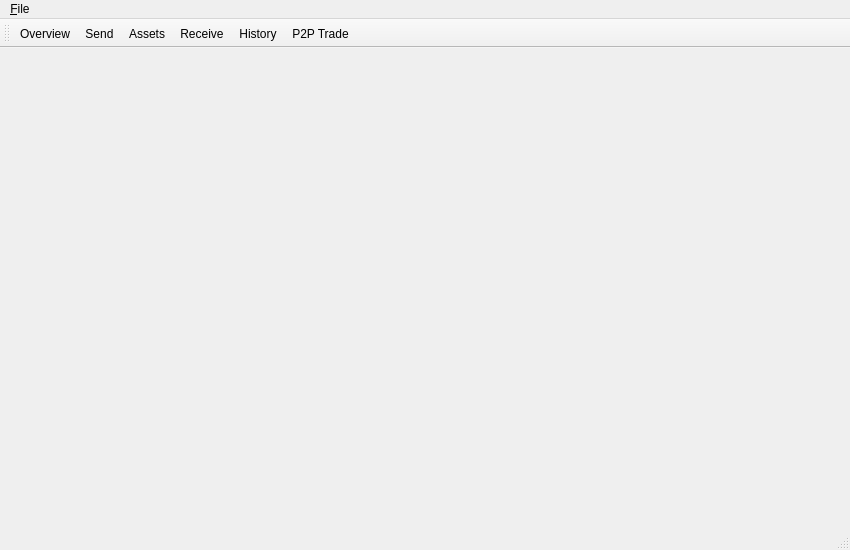
<?xml version="1.0" encoding="UTF-8"?>
<ui version="4.0">
 <class>MainWindow</class>
 <widget class="QMainWindow" name="MainWindow">
  <property name="geometry">
   <rect>
    <x>0</x>
    <y>0</y>
    <width>850</width>
    <height>550</height>
   </rect>
  </property>
  <property name="windowTitle">
   <string>ngcccbase-gui</string>
  </property>
  <widget class="QWidget" name="centralwidget">
   <layout class="QVBoxLayout" name="topLayout">
    <item>
     <widget class="QStackedWidget" name="stackedWidget"/>
    </item>
   </layout>
  </widget>
  <widget class="QMenuBar" name="menubar">
   <property name="geometry">
    <rect>
     <x>0</x>
     <y>0</y>
     <width>850</width>
     <height>21</height>
    </rect>
   </property>
   <widget class="QMenu" name="menuFile">
    <property name="title">
     <string>&amp;File</string>
    </property>
    <addaction name="actionRescan"/>
    <addaction name="separator"/>
    <addaction name="actionExit"/>
   </widget>
   <addaction name="menuFile"/>
  </widget>
  <widget class="QStatusBar" name="statusbar"/>
  <widget class="QToolBar" name="toolBar">
   <property name="windowTitle">
    <string>toolBar</string>
   </property>
   <property name="iconSize">
    <size>
     <width>40</width>
     <height>40</height>
    </size>
   </property>
   <property name="toolButtonStyle">
    <enum>Qt::ToolButtonTextBesideIcon</enum>
   </property>
   <property name="floatable">
    <bool>false</bool>
   </property>
   <attribute name="toolBarArea">
    <enum>TopToolBarArea</enum>
   </attribute>
   <attribute name="toolBarBreak">
    <bool>false</bool>
   </attribute>
   <addaction name="actionGotoOverview"/>
   <addaction name="actionGotoSendcoins"/>
   <addaction name="actionGotoAssets"/>
   <addaction name="actionGotoReceive"/>
   <addaction name="actionGotoHistory"/>
   <addaction name="actionP2PTrade"/>
  </widget>
  <action name="actionGotoOverview">
   <property name="checkable">
    <bool>true</bool>
   </property>
   <property name="checked">
    <bool>false</bool>
   </property>
   <property name="icon">
    <iconset resource="../../icons.qrc">
     <normaloff>:/ui/icons/overview.png</normaloff>:/ui/icons/overview.png</iconset>
   </property>
   <property name="text">
    <string>Overview</string>
   </property>
   <property name="toolTip">
    <string>Change to Overview page</string>
   </property>
  </action>
  <action name="actionGotoSendcoins">
   <property name="checkable">
    <bool>true</bool>
   </property>
   <property name="icon">
    <iconset resource="../../icons.qrc">
     <normaloff>:/ui/icons/send.png</normaloff>:/ui/icons/send.png</iconset>
   </property>
   <property name="text">
    <string>Send</string>
   </property>
   <property name="toolTip">
    <string>Change to Send coins page</string>
   </property>
  </action>
  <action name="actionGotoAssets">
   <property name="checkable">
    <bool>true</bool>
   </property>
   <property name="icon">
    <iconset resource="../../icons.qrc">
     <normaloff>:/ui/icons/assets.png</normaloff>:/ui/icons/assets.png</iconset>
   </property>
   <property name="text">
    <string>Assets</string>
   </property>
   <property name="toolTip">
    <string>Change to Assets page</string>
   </property>
  </action>
  <action name="actionGotoReceive">
   <property name="checkable">
    <bool>true</bool>
   </property>
   <property name="icon">
    <iconset resource="../../icons.qrc">
     <normaloff>:/ui/icons/receive.png</normaloff>:/ui/icons/receive.png</iconset>
   </property>
   <property name="text">
    <string>Receive</string>
   </property>
   <property name="toolTip">
    <string>Change to Receive page</string>
   </property>
  </action>
  <action name="actionGotoHistory">
   <property name="checkable">
    <bool>true</bool>
   </property>
   <property name="icon">
    <iconset resource="../../icons.qrc">
     <normaloff>:/ui/icons/history.png</normaloff>:/ui/icons/history.png</iconset>
   </property>
   <property name="text">
    <string>History</string>
   </property>
   <property name="toolTip">
    <string>Change to History page</string>
   </property>
  </action>
  <action name="actionP2PTrade">
   <property name="checkable">
    <bool>true</bool>
   </property>
   <property name="icon">
    <iconset resource="../../icons.qrc">
     <normaloff>:/ui/icons/trade.png</normaloff>:/ui/icons/trade.png</iconset>
   </property>
   <property name="text">
    <string>P2P Trade</string>
   </property>
   <property name="toolTip">
    <string>Change to P2P Trade page</string>
   </property>
  </action>
  <action name="actionRescan">
   <property name="text">
    <string>update</string>
   </property>
   <property name="toolTip">
    <string>update data</string>
   </property>
  </action>
  <action name="actionExit">
   <property name="icon">
    <iconset resource="../../icons.qrc">
     <normaloff>:/ui/icons/quit.png</normaloff>:/ui/icons/quit.png</iconset>
   </property>
   <property name="text">
    <string>&amp;Exit</string>
   </property>
   <property name="menuRole">
    <enum>QAction::QuitRole</enum>
   </property>
  </action>
 </widget>
 <resources>
  <include location="../../icons.qrc"/>
 </resources>
 <connections/>
</ui>
